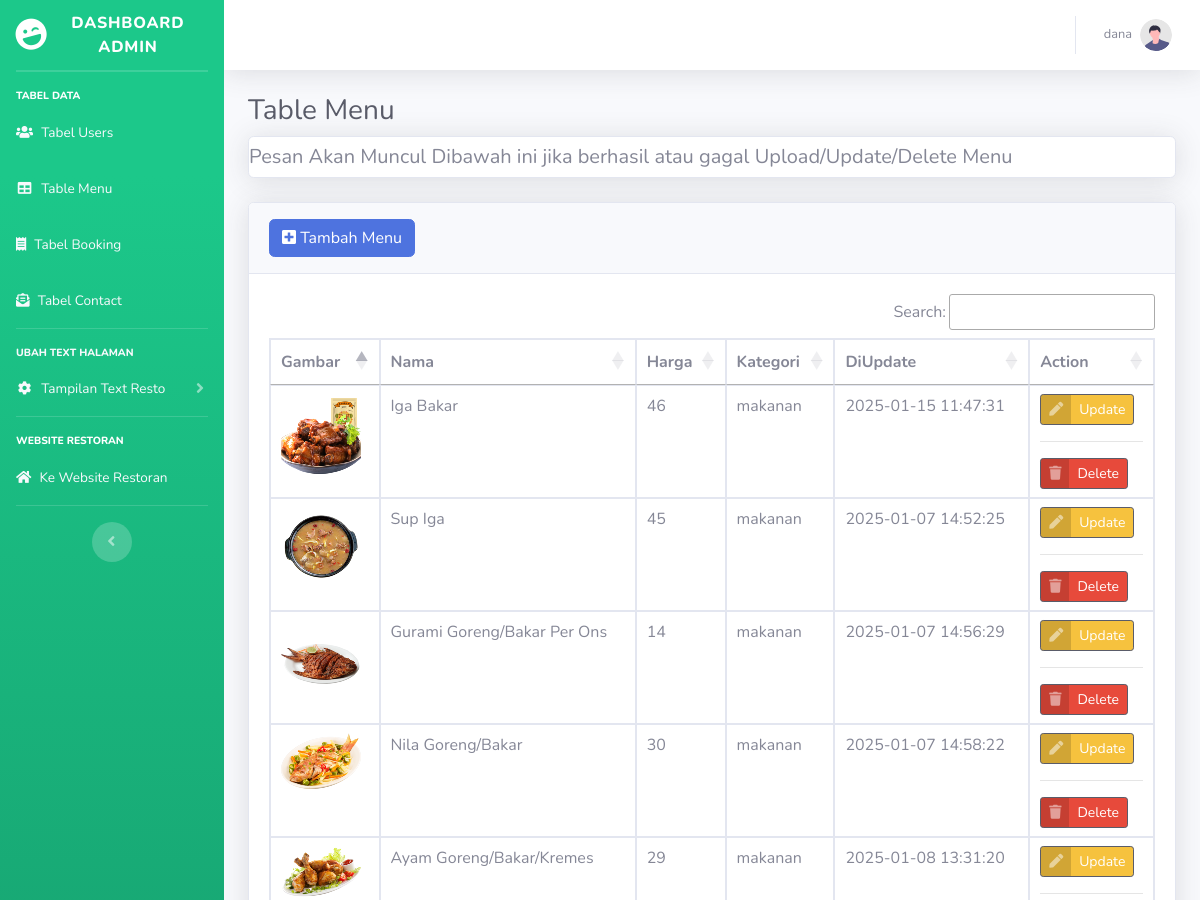
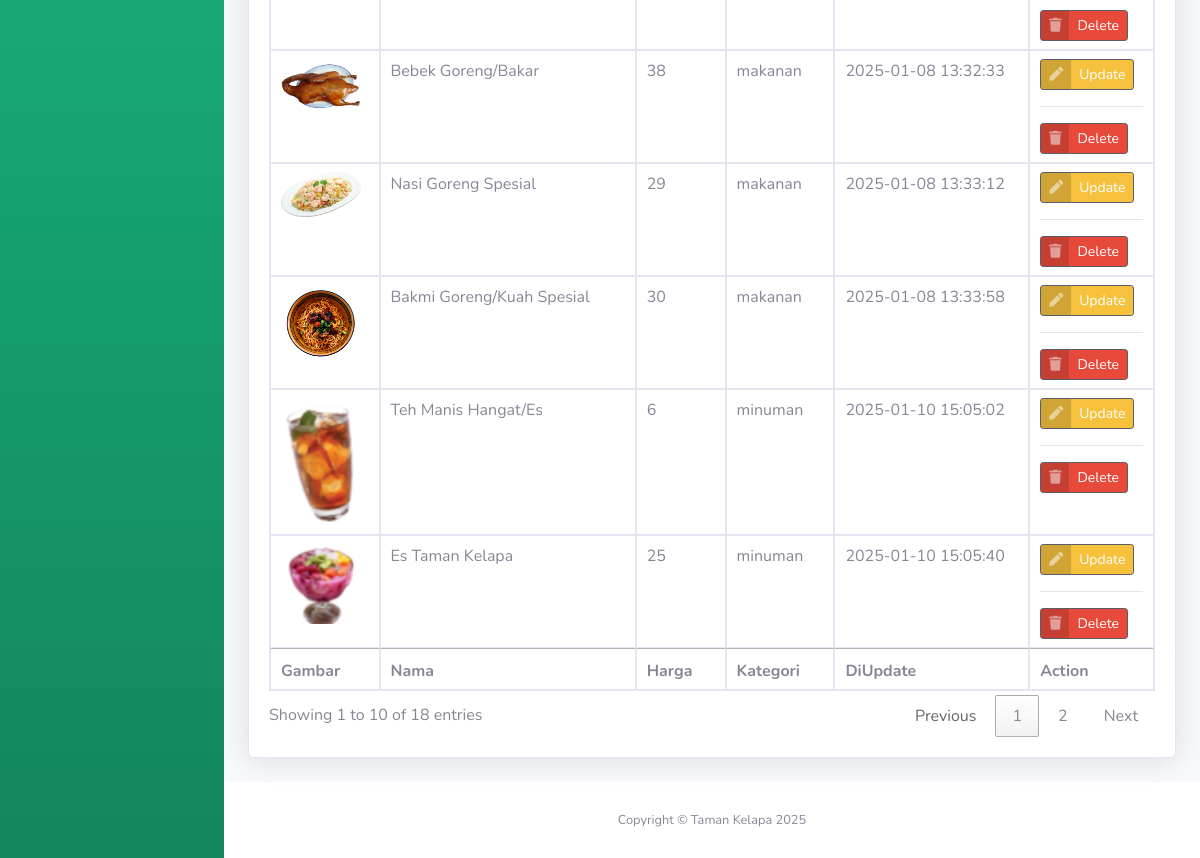
/adminform/tables.php (signed in), run on the app's committed database (2 pictures, top to bottom).
### tables this page shows
CREATE TABLE `menus` (
  `id` int(11) NOT NULL,
  `nama` varchar(255) NOT NULL,
  `gambar` varchar(255) NOT NULL,
  `harga` int(5) NOT NULL,
  `kategori` enum('makanan','minuman','catering') NOT NULL,
  `created_at` timestamp NOT NULL DEFAULT current_timestamp(),
  `updated_at` timestamp NOT NULL DEFAULT current_timestamp() ON UPDATE current_timestamp()
);

### adminform/tables.php (the view, shortened to what this page needs)
<?php
include 'partials/header.php';
?>
        <div id="content-wrapper" class="d-flex flex-column">
            <div id="content">
                <nav class="navbar navbar-expand navbar-light bg-white topbar mb-4 static-top shadow">
                    <ul class="navbar-nav ml-auto">
                        <li class="nav-item dropdown no-arrow">
                            <a class="nav-link dropdown-toggle" href="#" id="userDropdown" role="button"
                                data-toggle="dropdown" aria-haspopup="true" aria-expanded="false">
                                <span class="mr-2 d-none d-lg-inline text-gray-600 small"><?= $_SESSION['username']?></span>
                                <img class="img-profile rounded-circle"
                                    src="img/undraw_profile.svg">
                            </a>
                        </li>
                    </ul>
                </nav>
                <div class="container-fluid">
                    <h1 class="h3 mb-2 text-gray-800">Table Menu</h1>
                    <div class="card shadow mb-4">
                        <h3 class="h5 mb-2 mt-2">Pesan Akan Muncul Dibawah ini jika berhasil atau gagal Upload/Update/Delete Menu</h3>
                    </div>
                    <div class="card shadow mb-4">
                        <div class="card-header py-3">
                            <button type="button" class="btn btn-primary" data-toggle="modal" data-target="#exampleModal">
                            <i class="fas fa-plus-square"></i> Tambah Menu
                            </button>
                        </div>
                        <div class="card-body">
                            <div class="table-responsive">
                                <table class="table table-bordered table-hover" id="dataTable1" width="100%" cellspacing="0">
                                    <thead>
                                        <tr>
                                            <th>Gambar</th>
                                            <th>Nama</th>
                                            <th>Harga</th>
                                            <th>Kategori</th>
                                            <th>DiUpdate</th>
                                            <th>Action</th>
                                        </tr>
                                    </thead>
                                    <tfoot>
                                        <tr>
                                            <th>Gambar</th>
                                            <th>Nama</th>
                                            <th>Harga</th>
                                            <th>Kategori</th>
                                            <th>DiUpdate</th>
                                            <th>Action</th>
                                        </tr>
                                    </tfoot>
                                    <tbody>
                                    <?php
                                        $query = "SELECT * FROM menus";
                                        $tampilkan = mysqli_query($koneksi,$query);
                                        while($data = $tampilkan->fetch_assoc()):?>
                                        <tr>
                                            <td><img src="uploads/<?= $data['gambar']?>" alt="gambar" width="80"></td>
                                            <td><?= $data['nama']?></td>
                                            <td><?= $data['harga']?></td>
                                            <td><?= $data['kategori']?></td>
                                            <td><?= $data['updated_at']?></td>
                                            <td><button class="btn btn-warning btn-icon-split btn-sm border border-dark" data-toggle="modal" data-target="#updateModal"
                                                data-id="<?= $data['id']; ?>"
                                                data-gambar="<?= $data['gambar'] ?>"
                                                data-nama="<?= $data['nama']; ?>"
                                                data-harga="<?= $data['harga']; ?>"
                                                data-kategori="<?= $data['kategori']; ?>">
                                                <span class="icon text-white-50"><i class="fas fa-pen"></i></span> <span class="text">Update</span>
                                            </button>
                                            <hr>
                                            <button class="btn btn-danger btn-icon-split btn-sm border border-dark" data-toggle="modal" data-target="#deleteModal"
                                                data-id="<?= $data['id']; ?>"
                                                data-gambar="<?= $data['gambar'] ?>"
                                                data-nama="<?= $data['nama']; ?>">
                                                <span class="icon text-white-50"><i class="fas fa-trash"></i></span> <span class="text">Delete</span>
                                            </button>
                                            </td>
                                        </tr>
                                        <?php endwhile; ?>
                                    </tbody>
                                </table>
                            </div>
                        </div>
                    </div>
                </div>
            <?php include 'partials/footer.php'?>

### data on the page
menus: gambar (picture), nama "Iga Bakar", harga "46", kategori "makanan", updated_at "2025-01-15 11:47:31"
menus: gambar (picture), nama "Sup Iga", harga "45", kategori "makanan", updated_at "2025-01-07 14:52:25"
menus: gambar (picture), nama "Gurami Goreng/Bakar Per Ons", harga "14", kategori "makanan", updated_at "2025-01-07 14:56:29"
menus: gambar (picture), nama "Nila Goreng/Bakar", harga "30", kategori "makanan", updated_at "2025-01-07 14:58:22"
menus: gambar (picture), nama "Ayam Goreng/Bakar/Kremes", harga "29", kategori "makanan", updated_at "2025-01-08 13:31:20"
menus: gambar (picture), nama "Bebek Goreng/Bakar", harga "38", kategori "makanan", updated_at "2025-01-08 13:32:33"
menus: gambar (picture), nama "Nasi Goreng Spesial", harga "29", kategori "makanan", updated_at "2025-01-08 13:33:12"
menus: gambar (picture), nama "Bakmi Goreng/Kuah Spesial", harga "30", kategori "makanan", updated_at "2025-01-08 13:33:58"
menus: gambar (picture), nama "Teh Manis Hangat/Es", harga "6", kategori "minuman", updated_at "2025-01-10 15:05:02"
menus: gambar (picture), nama "Es Taman Kelapa", harga "25", kategori "minuman", updated_at "2025-01-10 15:05:40"

### other printed values
$_SESSION['username'] "dana"
